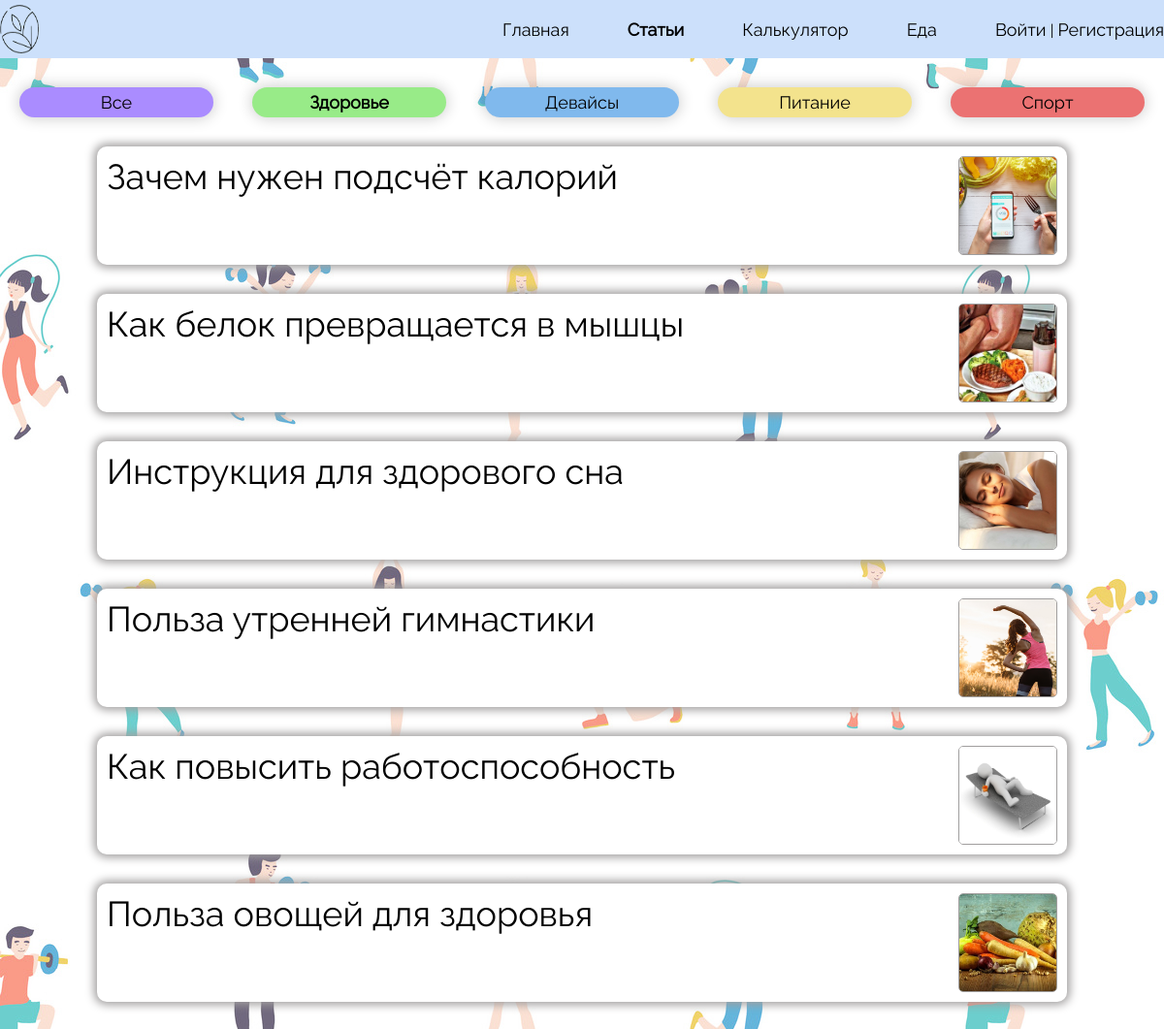
Page /articles/health on the committed database.
### articles/models.py (models this page shows, shortened)
class Article(models.Model):
    title = models.CharField(max_length=255)
    slag = models.SlugField(max_length=255, unique=True, db_index=True, verbose_name="URL")
    content = models.TextField(blank=True)
    photo = models.ImageField(upload_to="photos/%Y/%m/%d")
    time_create = models.DateTimeField(auto_now_add=True)
    time_update = models.DateTimeField(auto_now=True)
    is_published = models.BooleanField(default=True)
    category = models.ForeignKey(Category, on_delete=models.PROTECT)
    class Meta:
        verbose_name = 'Статьи'
        verbose_name_plural = 'Статьи'

### articles/views.py (the view)
# urls.py: path('articles/health', views.healthArticles, name='articles_health'),
def healthArticles(request):
    titlesOfArticles = Article.objects.filter(category=1)
    return render(request, 'articles/articles_health.html', {'titlesOfArticles': titlesOfArticles, 'title': 'Статьи про здоровье'})

### articles/templates/articles/articles_health.html (shortened to what this page needs)
{% load static %}
<!DOCTYPE html>
<html lang="ru">
<head>
    <link href="{% static 'articles/css/style_articles_health.css' %}" rel="stylesheet">
</head>
<body style="background-image: url('{% static 'articles/img/pattern_article.jpg' %}'); background-size: auto;">
        <header>
                <div class = container>
                    <div class="head">
                        <a href="{% url 'home' %}"><img src="{% static 'registration/img/iconLogo.png' %}" alt="" class="logo"></a>
                        <nav class="navigation">
                            <ul class="menu">
                                <li class="text">
                                    <a href="{% url 'home' %}">Главная</a>
                                </li>
                                <li class="text">
                                    <a href="{% url 'articles' %}" style="font-weight: bold">Статьи</a>
                                </li>
                                <li class="text">
                                    <a href="{% url 'calculator' %}">Калькулятор</a>
                                </li>
                                <li class="text">
                                    <a href="{% url 'product_selection' %}">Еда</a>
                                </li>
                                {% if request.user.is_authenticated %}
                                    <li class="text">
                                        <a href="{% url 'personalArea' %}">{{ user.username }} | Личный кабинет</a>
                                    </li>
                                {% else %}
                                    <li class="text">
                                        <a href="{% url 'login' %}">Войти</a> | <a href="{% url 'registration_field' %}">Регистрация</a>
                                    </li>
                                {% endif %}
                            </ul>
                        </nav>
                    </div>
                </div>
        </header>
<div id="wrapper">
       <div class="choiceTopic">
           <div class="all" onclick="location.href='{% url 'articles' %}';"><a href="{% url 'articles' %}">Все</a></div>
           <div class="health" onclick="location.href='{% url 'articles_health' %}';"><a href="{% url 'articles_health' %}">Здоровье</a></div>
           <div class="devices" onclick="location.href='{% url 'articles_devices' %}';"><a href="{% url 'articles_devices' %}">Девайсы</a></div>
           <div class="food" onclick="location.href='{% url 'articles_food' %}';"><a href="{% url 'articles_food' %}">Питание</a></div>
           <div class="sport" onclick="location.href='{% url 'articles_sport' %}';"><a href="{% url 'articles_sport' %}">Спорт</a></div>
       </div>
       <div class="listOfTitles">
           {% for a in titlesOfArticles%}
               <div class="Article" onclick="location.href='{% url 'certainArticle' a.slag %}';">
               <a href="{% url 'certainArticle' a.slag %}">{{a.title}}</a>
               <img class="photoOfArticle" src="{{ a.photo.url }}">
               </div>
           {% endfor %}
       </div>
   </div>
</body>
</html>

### articles/static/articles/css/style_articles_health.css (style rules this page uses)
body { padding: 0; margin: 0; font-family: Raleway, sans-serif; background-color: #F0F3F3; }
header { background-color: #CCE0FB; width: 100%; height: 60px; left: -83px; }
.head { width: 1200px; margin: 0 auto; }
div { box-sizing: border-box; }
#wrapper { width: 1200px; margin-left: auto; margin-right: auto; }
.logo { margin-top: 5px; width: 40px; height: 50px; float: left; }
.navigation { float: right; }
.menu { padding: 0; margin: 0; display: block; }
.menu li a { color: black; text-decoration: none; font-size: 18px; }
.text { margin-top: 20px; float: left; display: block; margin-left: 60px; }
.choiceTopic div { float: left; padding: 5px 50px ; box-sizing: border-box; border-radius: 20px; box-shadow: 0px 0px 15px 1px rgba(0, 0, 0, 0.2); width: 200px; text-align: center; margin-right: 20px; margin-left: 20px; cursor: pointer; }
.choiceTopic a { text-decoration: none; color: black; font-size: 18px; }
.choiceTopic { display: flex; margin-top: 30px; }
.all { background: #AA8CFF; }
.health { background: #98EB88; font-weight: bold; }
.devices { background: #80B9ED; }
.food { background: #F3E38D; }
.sport { background: #EB7272; }
.Article { margin: 30px auto; cursor: pointer; text-decoration: none; color: black; font-size: 36px; padding: 10px; background: #FFFFFF; width: 1000px; box-shadow: 0px 0px 10px 3px #A09E9E; border-radius: 10px; }
.Article a { text-decoration: none; color: black; }
.photoOfArticle { height: 100px; margin-right: 0; float: right; object-fit: cover; width: 100px; border-radius: 5px; border: 1px solid #A09E9E; }

### rows in the picture
Article: title "Зачем нужен подсчёт калорий", photo (picture)
Article: title "Как белок превращается в мышцы", photo (picture)
Article: title "Инструкция для здорового сна", photo (picture)
Article: title "Польза утренней гимнастики", photo (picture)
Article: title "Как повысить работоспособность", photo (picture)
Article: title "Польза овощей для здоровья", photo (picture)
